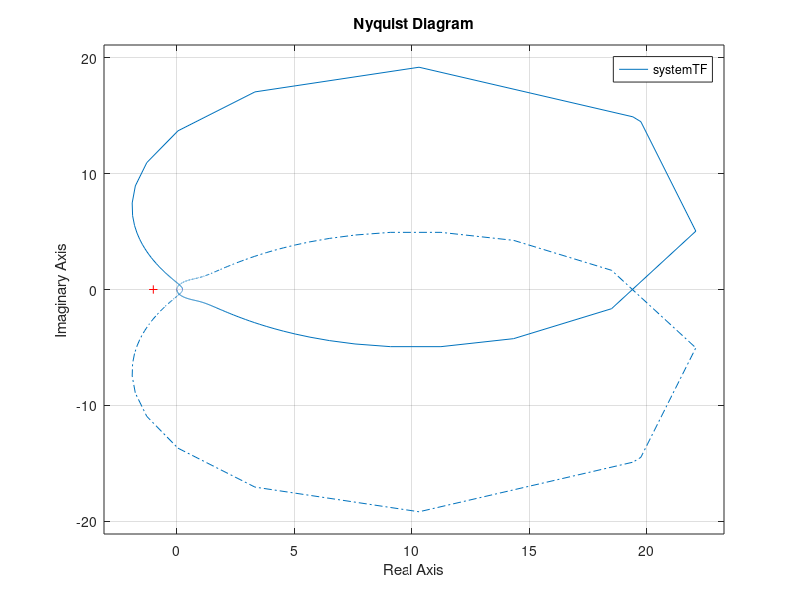

This chart was generated by the following MATLAB code: (Note: this script raises an error after producing the figure.)
clc, clear


%% funkcie
systemTF = tf([7 6 2],[1 5 2 8]); %system zapis1

systemZPK = zpk([-2 -3],[-1 -4],3/4); %system zapis2

%% casovy usek pocitania

t = 1:0.01:100; %od 1 po 100 sekund


%% odozvy

[Y, t] = impulse(systemTF,t); %odozva na impulz

[S, t] = step(systemTF,t); %odozva na skok

%% niquistovo kriterium

[re,im,wout] = nyquist(systemTF);
nyquist(systemTF); %nyquist kriterium

%% bode

bode(systemZPK,{0,1E10}); %vypocita odozvu na frekvencie v dB

%% poles

pole(systemZPK); %vypocita poly systemu

%% vypocet nul

zero(systemZPK) %vypocita nuly systemu

%% algebraicke pocitanie

%dva rozne systemy
systemTF1 = tf([2],[2 8]);
systemTF2 = tf([1],[1 2 8]);

zapserie = series(systemTF1,systemTF2); % seriove zapojenie
parserie = parallel(systemTF1,systemTF2); % paralelne zapojenie
feedserie = feedback(systemTF1,systemTF2) % spatna vazba

%% Regulator PID

r0 = 1;
gr_p = tf([r0],1); % urcenie proporcionalnej zlozky

ti = 1;
gr_i = tf([r0],[ti 0]); % urcenie integralnej zlozky

td = 3;
gr_p = tf([r0*td],[ti 0]); % urcenie derivacnej zlozky


gr_pid = gr_p + gr_i + gr_p; % pid regulator spolu (zapojeny paralelne)

%% priklad motor

% premenne ktore hladame
tk = 280;

% premenne
Ce = 2.8;
J = 0.1;
R = 0.5;
L = 5e-3;

% funkcia motoru
funkcia_motoru = tf([1],[L*(J/Ce) R*(J/Ce) Ce 0])

% najdem regulator ked po vyradeni r0 (propor.) ostane konst. kmitat

reg_p = tf([r0],1);
reg_tk = tf([tk],1);
reg_i = tf([r0],[ti 0]);
reg_d = tf([r0*td],[ti 0]);

% pouzijem len proporcionalny pre cely system (seriove zapojenie +
% feedback)
%
%u --->O---->[ M1 ]----+---> y  
%      |               |          
%      +-----[ M2 ]<---+
%   --> schema zapojenia testovania (M2 = 1, M1 = motor a regulator)

step(feedback(funkcia_motoru*reg_tk,1)); %testovac na skok

% skusanim tohto zapojenia a jeho odozvy hladame r0 v reg_p dovtedy kym
% system nekmita konstantne, potom mame final cislo v tomto pripade to
% funguje ked tk = 280

% tvorba regulatoru podla tabulky v prezentacii

ik = 0.05; % na toto prideme pri stabilnom kmite s tk = 280 a 0.05 je perioda sinusovky

r0 = 0.6*tk; % v prezentacii a tabulke je oznacene ako R0k
ti = 0.5*ik; % v prezentacii a tabulke je oznacene ako Tk
td = 0.12*ik; % v prezentacii a tabulke je oznacene ako Tk
  
%hodnoty treba zmenit podla toho aky regulator chceme

% regulator PI
% funckie zadam znovu nech sa zrataju s hodnotami ktore su vyratane vyssie

reg_p = tf([r0],1);
reg_i = tf([r0],[ti 0]);
reg_d = tf([r0*td],[ti 0]);
 
% regulator PI

reg_pi = reg_i + reg_p;

%regulator PID

reg_pid = reg_d + reg_p + reg_i;

% odozva na skok sustavy motor a regulator

step(feedback(reg_pid*funkcia_motoru,1)); 






ahoj


